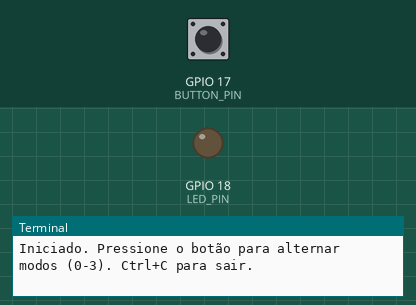
Simulated run of this program. Board: Raspberry Pi (BCM pin numbers). Parts: output pins drawn as LEDs (lit = HIGH), the last lines printed to the terminal. Dashed ring = blinking. Inputs (shaded band) come from the test bench; at power-on: GPIO 17 (BUTTON_PIN) HIGH. The clock reads 2024-03-15 10:24:30 at power-on unless the program sets it.

Above: at 1.2 s.
1.3 s: GPIO 17 (BUTTON_PIN) pulled LOW for 0.15 s
At 2.11 s:
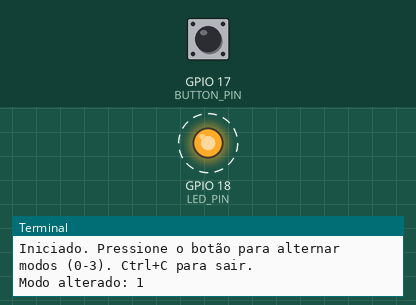
4.3 s: GPIO 17 (BUTTON_PIN) pulsed LOW 2 times (0.12 s each, 0.3 s apart)
At 6.22 s:
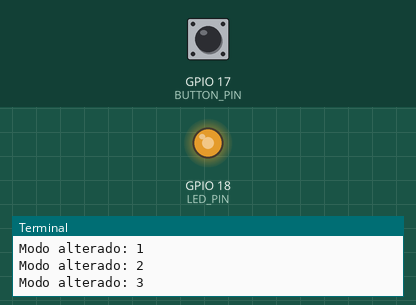
7.9 s: GPIO 17 (BUTTON_PIN) pulled LOW for 1 s
At 8.59 s:
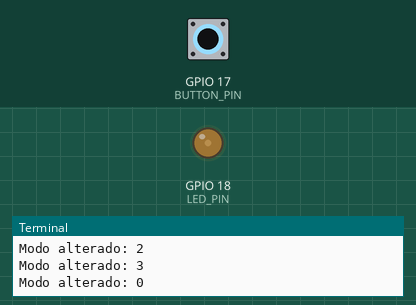
Timing chart, 0 to 16.9 s (numbered marks = the images above; inputs shaded):
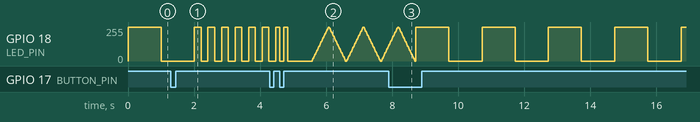

The program:

main.py
```python
"""Controle de LED com 4 modos de piscar.

Pressione o botão para alternar entre os modos:
0 - Pisca lento (1s on / 1s off)
1 - Pisca rápido (0.2s on / 0.2s off)
2 - Duplo: duas piscadas rápidas e pausa
3 - Fade (PWM) subindo e descendo o brilho

Conexões sugeridas (BCM):
- LED -> pino 18 (com resistor) -> GND
- Botão -> pino 17, outro terminal do botão ao GND; usa pull-up interno
"""

import time
import RPi.GPIO as GPIO

# Pinos (BCM)
LED_PIN = 18
BUTTON_PIN = 17

# Estado global do modo
current_mode = 0
last_press_time = 0.0

def setup():
    GPIO.setmode(GPIO.BCM)
    GPIO.setup(LED_PIN, GPIO.OUT)
    GPIO.setup(BUTTON_PIN, GPIO.IN, pull_up_down=GPIO.PUD_UP)
    # Detecta borda de descida (botão para GND)
    GPIO.add_event_detect(BUTTON_PIN, GPIO.FALLING, callback=button_pressed, bouncetime=200)

def button_pressed(channel):
    """Callback chamado quando o botão é pressionado. Alterna o modo com debounce."""
    global current_mode, last_press_time
    now = time.time()
    # debounce simples adicional (segundos)
    if now - last_press_time < 0.25:
        return
    last_press_time = now
    current_mode = (current_mode + 1) % 4
    print(f"Modo alterado: {current_mode}")

def slow_blink():
    GPIO.output(LED_PIN, GPIO.HIGH)
    time.sleep(1.0)
    GPIO.output(LED_PIN, GPIO.LOW)
    time.sleep(1.0)

def fast_blink():
    GPIO.output(LED_PIN, GPIO.HIGH)
    time.sleep(0.2)
    GPIO.output(LED_PIN, GPIO.LOW)
    time.sleep(0.2)

def double_blink():
    for _ in range(2):
        GPIO.output(LED_PIN, GPIO.HIGH)
        time.sleep(0.12)
        GPIO.output(LED_PIN, GPIO.LOW)
        time.sleep(0.12)
    time.sleep(0.6)

def fade_blink():
    # Usa PWM para simular fade (0-100% duty cycle)
    pwm = GPIO.PWM(LED_PIN, 100)  # 100 Hz
    pwm.start(0)
    try:
        # Sobe
        for dc in range(0, 101, 4):
            pwm.ChangeDutyCycle(dc)
            time.sleep(0.02)
        # Desce
        for dc in range(100, -1, -4):
            pwm.ChangeDutyCycle(dc)
            time.sleep(0.02)
    finally:
        pwm.stop()

def main():
    setup()
    print("Iniciado. Pressione o botão para alternar modos (0-3). Ctrl+C para sair.")
    global current_mode
    try:
        while True:
            mode = current_mode
            if mode == 0:
                slow_blink()
            elif mode == 1:
                fast_blink()
            elif mode == 2:
                double_blink()
            elif mode == 3:
                fade_blink()
            # pequeno intervalo para permitir callback e reduzir uso de CPU
            time.sleep(0.01)
    except KeyboardInterrupt:
        print("Encerrando...")
    finally:
        GPIO.cleanup()

if __name__ == '__main__':
    main()
```
